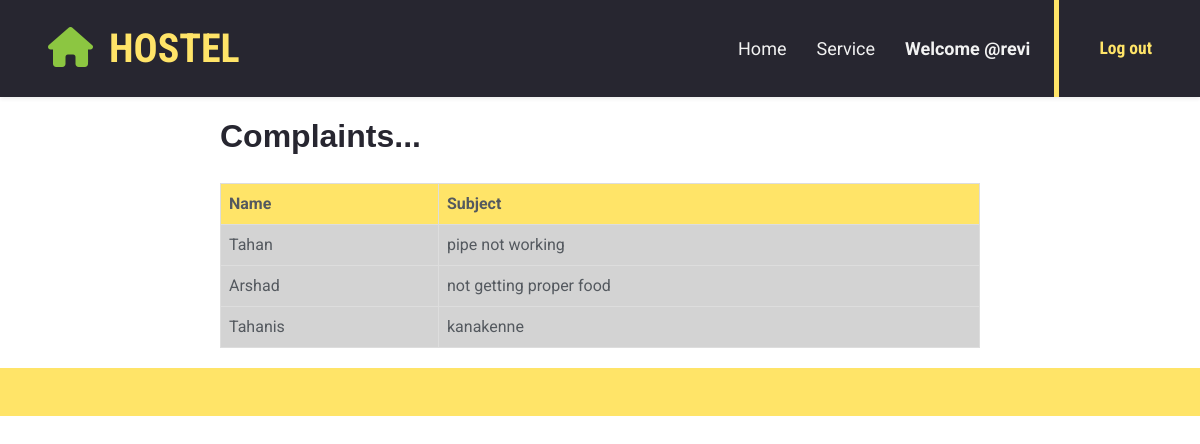
The page /viewall/ (signed in) on the database its author committed.
### hostel/models.py (models this page shows, shortened)
class Complaint(models.Model):
    user=models.ForeignKey(User,related_name='compuser',on_delete=models.CASCADE,null=True, blank=True)
    name = models.CharField(max_length=255,null=True, blank=True)
    subject=models.CharField(max_length=250)
    created_at = models.DateTimeField(auto_now_add=True, null=True, blank=True)

### hostel/views.py (the view)
# urls.py: path('viewall/',views.view_complaint,name='view-complaints'),
@login_required
def view_complaint(request):
    view_all=Complaint.objects.order_by('created_at')
    return render(request,'view_complaints.html',{'view_all':view_all})

### templates/view_complaints.html (shortened to what this page needs)
{% extends "base.html" %}
{% load static %}
{% block content %}
<div style="max-width: 800px; margin: 0 auto; padding: 20px;">
    <h2 style="font-family: Arial, sans-serif;">Complaints...</h2>
    <table style="display: inline-table; border-collapse: collapse; margin-top: 20px; width: 100%;">
        <thead >
            <tr class="bg-primary">
                <th style="border: 1px solid #ddd; padding: 8px; text-align: left; ">Name</th>
                <th style="border: 1px solid #ddd; padding: 8px; text-align: left; ">Subject</th>
            </tr>
        </thead>
        <tbody>
            {% for view in view_all %}
                <tr style="background-color:lightgrey;">
                    <td style="border: 1px solid #ddd; padding: 8px; text-align: left;">{{ view.name|capfirst }}</td>
                    <td style="border: 1px solid #ddd; padding: 8px; text-align: left;">{{ view.subject }}</td>
                </tr>
            {% endfor %}
        </tbody>
    </table>
</div>
    {% endblock  %}

### templates/base.html (shortened to what this page needs)
{% load static %}
<!DOCTYPE html>
<html lang="en">
<head>
    <link href="{% static 'https://cdnjs.cloudflare.com/ajax/libs/font-awesome/5.15.0/css/all.min.css' %}" rel="stylesheet">
    <link href="{% static 'https://cdn.jsdelivr.net/npm/bootstrap-icons@1.4.1/font/bootstrap-icons.css' %}" rel="stylesheet">
    <link href="{% static 'lib/owlcarousel/assets/owl.carousel.min.css' %}" rel="stylesheet">
    <link href="{% static 'css/bootstrap.min.css' %}" rel="stylesheet">
    <link href="{% static 'css/style.css' %}" rel="stylesheet">
    <link href="{% static 'css/fake.css' %}" rel="stylesheet">
</head>
<body>
    <nav class="navbar navbar-expand-lg bg-dark navbar-dark shadow-sm px-5 py-3 py-lg-0">
        <a href="{% url "index" %}" class="navbar-brand p-0">
            <h1 class="m-0 text-uppercase text-primary"><i class="fa fa-home text-secondary me-3"></i>Hostel</h1>
        </a>
        <div class="collapse navbar-collapse" id="navbarCollapse">
            <div class="navbar-nav ms-auto py-0 pe-4 border-end border-5 border-primary">
                <a href="{% url "index" %}" class="nav-item nav-link a">Home</a>
                <a href="#fow" class="nav-item nav-link ">Service</a>
                {% if request.user.is_authenticated %}
                <a href="{% url "userprofile" %}" ><b class="nav-item nav-link ">Welcome @{{request.user.username}}</b></a>
                {% endif %}
            </div>
            <div class="d-none d-lg-flex align-items-center ps-4">
                <div>
                    {% if request.user.is_authenticated %}
                    <a href="{% url "logout" %}"><h5 class="text-primary mb-1"><small>Log out</small></h5></a>
                    {% else %}
                    <a href="{% url "login" %}"><h5 class="text-primary mb-1"><small>Log in</small></h5></a>
                    {% endif %}
                </div>
            </div>
        </div>
    </nav>
{% block content %}
{% endblock %}
   <div class="container-fluid bg-primary text-dark py-4">
</div>
</body>
</html>

### static/css/style.css (style rules this page uses)
:root { --primary: #FFE468; --secondary: #8CC641; --light: #F2F2F2; --dark: #272630; }
.navbar-dark .navbar-nav .nav-link { position: relative; margin-left: 30px; padding: 35px 0; font-size: 18px; color: var(--light); outline: none; transition: .5s; }
@media (min-width: 992px) { .navbar-dark .navbar-nav .nav-link::before { position: absolute; content: ""; width: 0; height: 5px; bottom: 0; left: 50%; background: var(--primary); transition: .5s; } }

### rows shown on the page
Complaint: name "Tahan", subject "pipe not working"
Complaint: name "Arshad", subject "not getting proper food"
Complaint: name "Tahanis", subject "kanakenne"

### other values the page prints
{{ request.user.username }} "revi"
